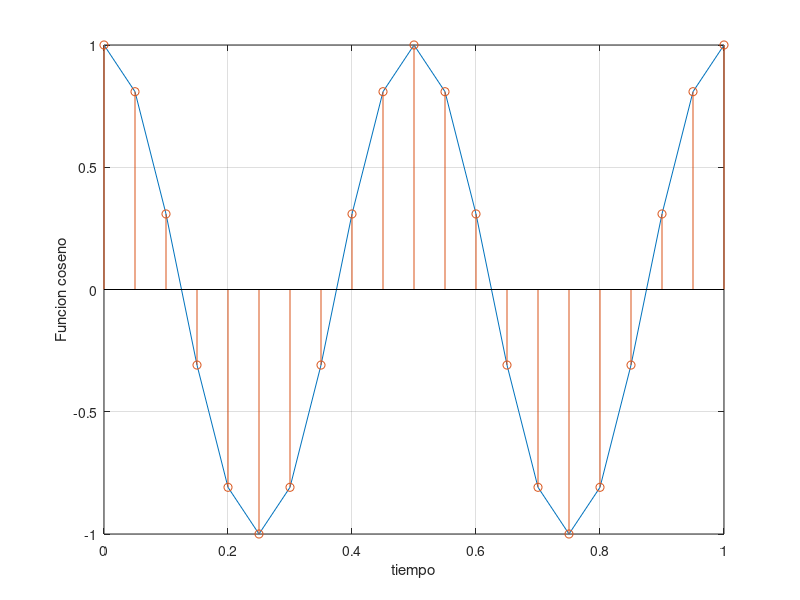
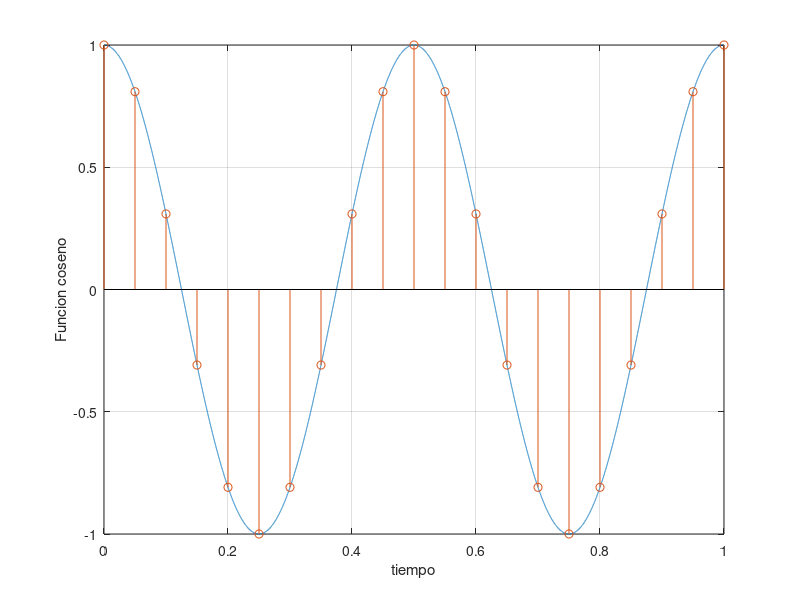

MATLAB code for these plots, in order:
clear all
close all
clc

fs=20;
Frecuencia_sig=2;
T=1/fs;
t=0:T:1;
fase=pi/3;
w0=2*pi;
A=1;

x=A*cos((w0*t*Frecuencia_sig));
plot(t,x);

hold on,
stem(t,x)
grid on
xlabel('tiempo');
ylabel('Funcion coseno');

figure,
t1=0:T/1000:1;
x1=A*cos((w0*t1*Frecuencia_sig));
plot(t1,x1);

hold on,
stem(t,x)
grid on
xlabel('tiempo');
ylabel('Funcion coseno');